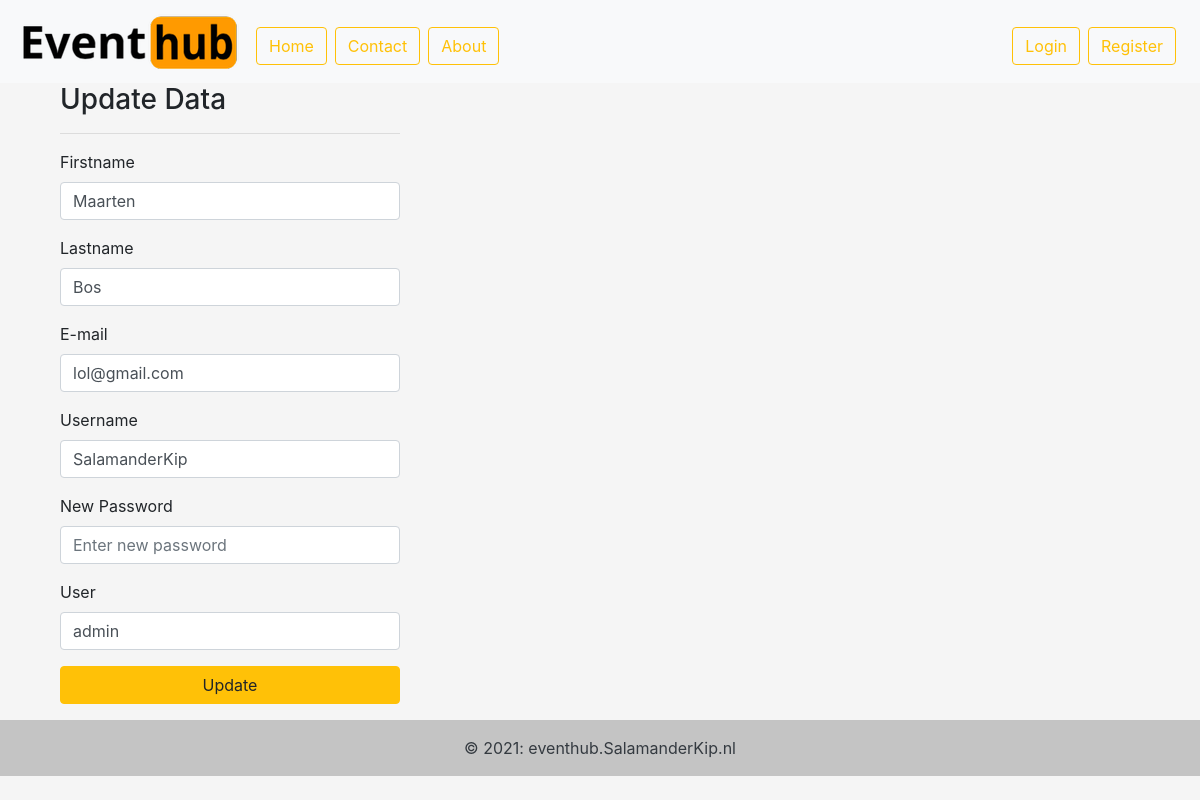
Page /update.php?upd=5 on the committed database.
### tables this page shows
CREATE TABLE `tbl_users` (
  `id` int(11) NOT NULL,
  `firstname` varchar(40) NOT NULL,
  `lastname` varchar(40) NOT NULL,
  `email` varchar(60) NOT NULL,
  `username` varchar(16) NOT NULL,
  `password` varchar(100) NOT NULL,
  `registration` varchar(50) NOT NULL,
  `user` varchar(50) NOT NULL DEFAULT 'member'
);

### update.php (the view, shortened to what this page needs)
<?php
require 'config/config.php';
if (isset($_GET['upd'])) {
	$id     = $_GET['upd'];
	$query  = "SELECT * FROM `tbl_users` WHERE id=$id";
	$result = mysqli_query($con, $query);
	$user   = mysqli_fetch_assoc($result);
}
?>
<!DOCTYPE html>
<html lang='en'>
<head>
	<link rel="stylesheet" href="https://stackpath.bootstrapcdn.com/bootstrap/4.4.1/css/bootstrap.min.css">
	<link rel="stylesheet" href="assets/css/style.css">
</head>
<body>
	<?php
	include 'includes/navbar.php';
	?>
	<div class='container'>
		<div class='row'>
			<div class='col-lg-12'>
				<div class='col-lg-4 col-lg-offset-4'>
					<h3>Update Data</h3>
					<hr />
					<form name='update' action='config/actions.php?id=<?php echo $user['id'] ?>' method='post'>
						<div class='form-group'>
							<label for='firstname'>Firstname</label>
							<input value="<?php echo $user['firstname'] ?>" name='firstname' id='firstname' type='text' class='form-control' placeholder='firstname' required />
						</div>
						<div class='form-group'>
							<label for='lastname'>Lastname</label>
							<input value='<?php echo $user['lastname'] ?>' name='lastname' id='lastname' type='text' class='form-control' placeholder='lastname' required />
						</div>
						<div class='form-group'>
							<label for='email'>E-mail</label>
							<input value='<?php echo $user['email'] ?>' name='email' id='email' type='text' class='form-control' placeholder='email' required />
						</div>
						<div class='form-group'>
							<label for='username'>Username</label>
							<input value='<?php echo $user['username'] ?>' name='username' id='username' type='text' class='form-control' placeholder='username' required />
						</div>
						<div class='form-group'>
							<label for='password'>New Password</label>
							<input value='<?php $user['password'] ?>' name='password' id='password' type='password' class='form-control' placeholder='Enter new password' required />
						</div>
						<div class='form-group'>
							<label for='User'>User</label>
							<input value='<?php echo $user['user'] ?>' name='User' id='User' type='text' class='form-control' placeholder='User' required />
						</div>
						<div class='form-group'>
							<button name='btnupdate' id='update' class='btn btn-warning btn-block'>Update</button>
						</div>
					</form>
				</div>
			</div>
		</div>
	</div>
	<?php
    include 'includes/footer.php';
    ?>
</body>
</html>

### assets/css/style.css (style rules this page uses)
body { background: #f5f5f5; }

### rows in the picture
tbl_users: firstname "Maarten", lastname "Bos", email "lol@gmail.com", username "SalamanderKip", User "admin"
